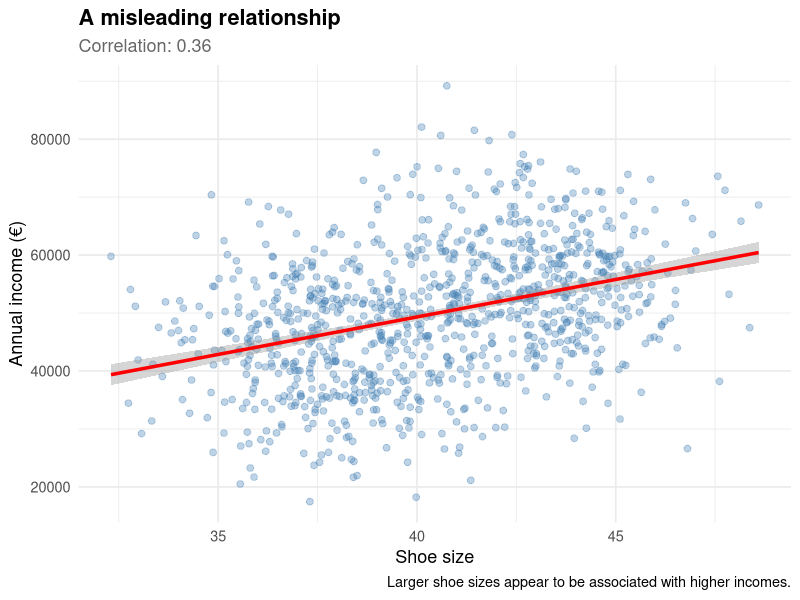
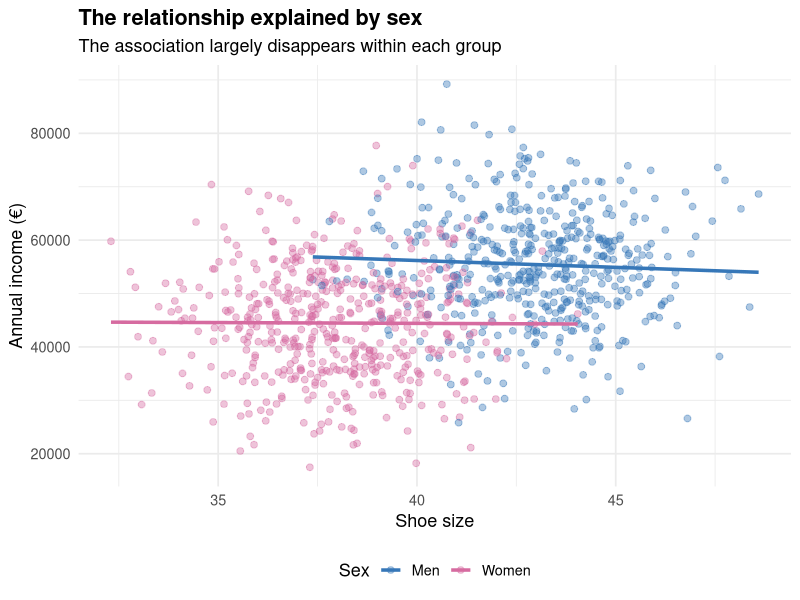
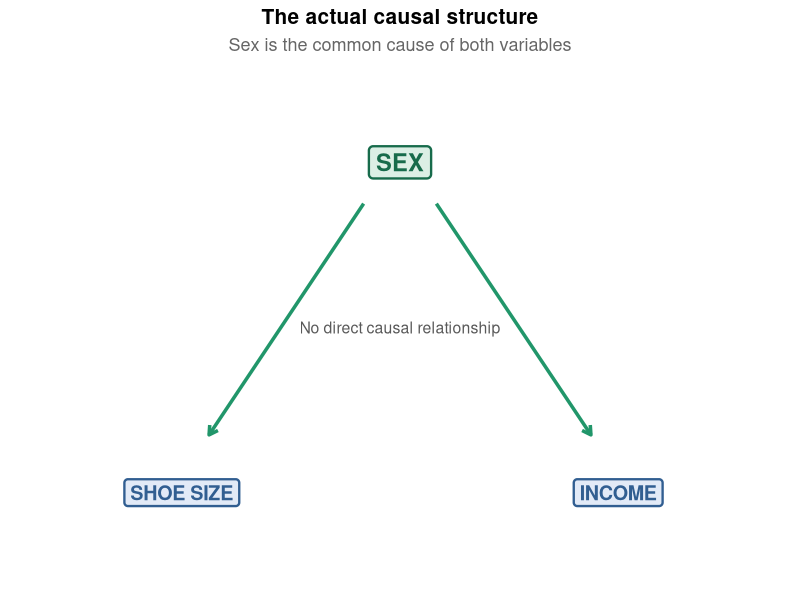
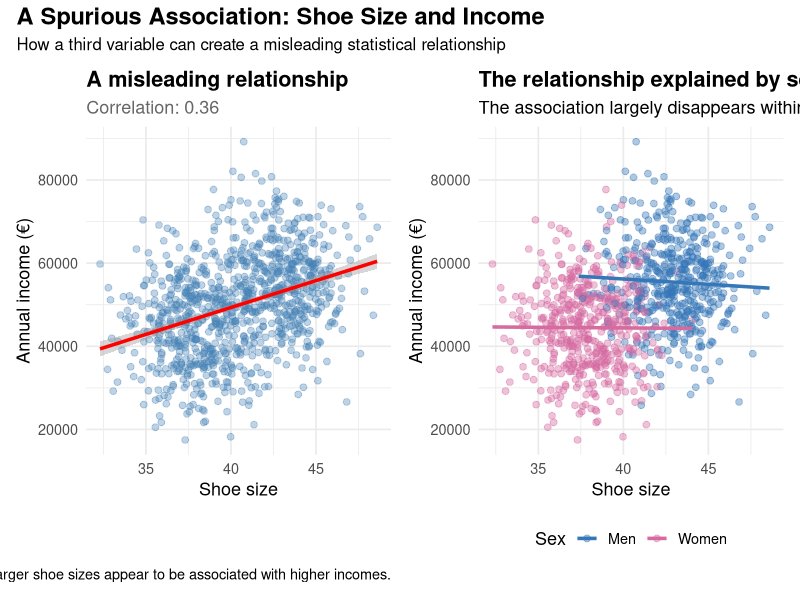
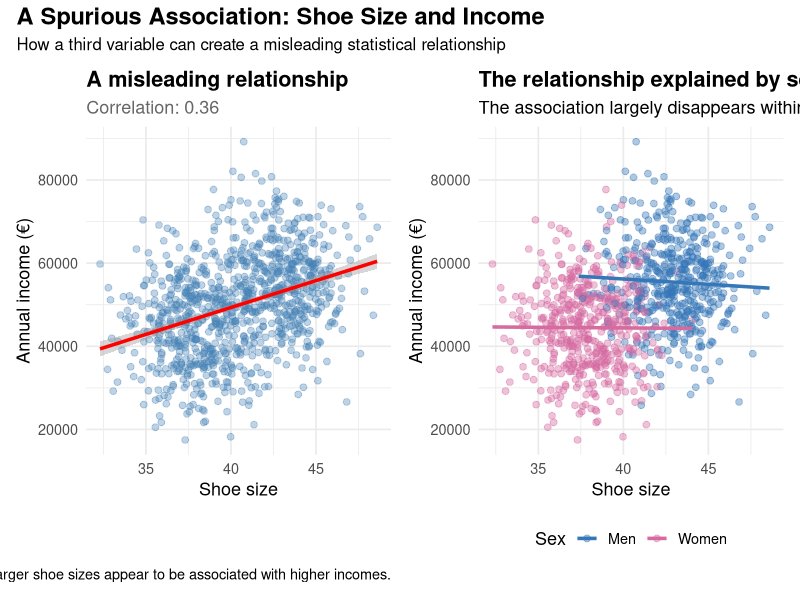
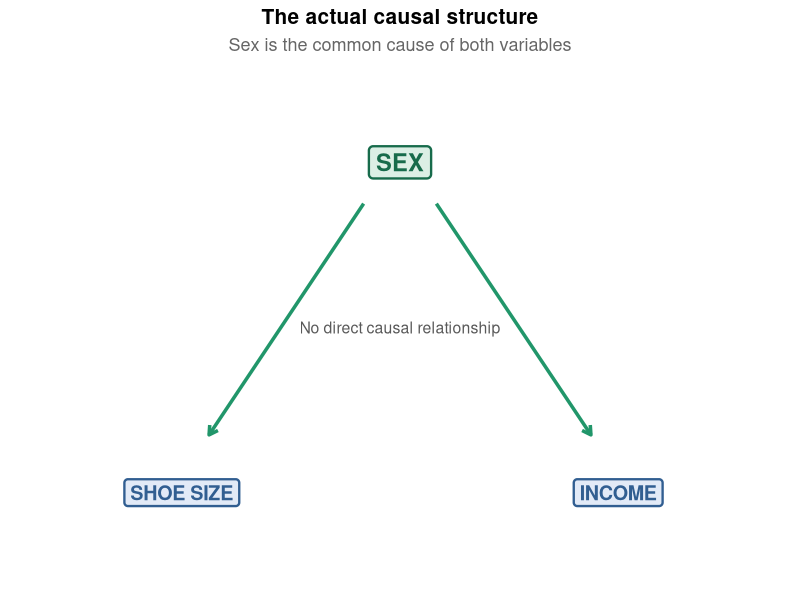

The R script that drew these images, in order:

############################################################
# BOOK EXAMPLE: SPURIOUS ASSOCIATION
# Shoe Size and Income: The Role of Sex
############################################################

# ----------------------------------------------------------
# 1. INTRODUCTION
# ----------------------------------------------------------

# Imagine observing that people with larger shoe sizes
# tend to have higher incomes.
#
# Does wearing larger shoes lead to a higher income?
# Does earning more money make someone's feet grow?
#
# Neither explanation makes sense.
#
# The apparent relationship is explained by a third
# variable: SEX.
#
# In this simplified example, men tend to have larger
# shoe sizes and higher average incomes than women.
#
# Consequently, when both groups are considered together,
# shoe size and income appear to be associated.
#
# This is called a SPURIOUS ASSOCIATION.
#
# The relationship is not caused by shoe size influencing
# income, or income influencing shoe size. Instead, both
# variables are associated with a third variable.


# ----------------------------------------------------------
# 2. LOAD PACKAGES
# ----------------------------------------------------------

library(ggplot2)
library(dplyr)
library(patchwork)


# ----------------------------------------------------------
# 3. SIMULATE DATA
# ----------------------------------------------------------

set.seed(123)

n <- 1000

data <- data.frame(
  sex = sample(c("Women", "Men"), n, replace = TRUE)
)

# Shoe size depends on sex

data$shoe_size <- ifelse(
  data$sex == "Men",
  rnorm(n, mean = 43, sd = 2),
  rnorm(n, mean = 38, sd = 2)
)

# Income depends on sex

data$income <- ifelse(
  data$sex == "Men",
  rnorm(n, mean = 55000, sd = 10000),
  rnorm(n, mean = 45000, sd = 10000)
)

data$sex <- factor(data$sex)


# ----------------------------------------------------------
# 4. ANALYSE THE RELATIONSHIP
# ----------------------------------------------------------

# Overall correlation

overall_correlation <- cor(
  data$shoe_size,
  data$income
)

cat("\nOVERALL CORRELATION:\n")
print(overall_correlation)


# Correlations within each group

group_correlations <- data %>%
  group_by(sex) %>%
  summarise(
    correlation = cor(shoe_size, income),
    n = n(),
    .groups = "drop"
  )

cat("\nCORRELATIONS WITHIN EACH GROUP:\n")
print(group_correlations)


# Compare average shoe size and income

group_means <- data %>%
  group_by(sex) %>%
  summarise(
    mean_shoe_size = mean(shoe_size),
    mean_income = mean(income),
    .groups = "drop"
  )

cat("\nGROUP MEANS:\n")
print(group_means)


# ----------------------------------------------------------
# 5. GRAPH 1: THE SPURIOUS ASSOCIATION
# ----------------------------------------------------------

# First, consider the relationship without distinguishing
# between men and women.
#
# The graph suggests that larger shoe sizes are associated
# with higher incomes.
#
# However, this apparent relationship is misleading.

p1 <- ggplot(
  data,
  aes(x = shoe_size, y = income)
) +
  geom_point(
    alpha = 0.35,
    color = "steelblue",
    size = 2
  ) +
  geom_smooth(
    method = "lm",
    se = TRUE,
    color = "red",
    linewidth = 1.2
  ) +
  labs(
    title = "A misleading relationship",
    subtitle = paste(
      "Correlation:",
      round(overall_correlation, 2)
    ),
    x = "Shoe size",
    y = "Annual income (€)",
    caption = paste(
      "Larger shoe sizes appear to be associated",
      "with higher incomes."
    )
  ) +
  theme_minimal(base_size = 13) +
  theme(
    plot.title = element_text(face = "bold"),
    plot.subtitle = element_text(color = "grey40")
  )

print(p1)


# ----------------------------------------------------------
# 6. GRAPH 2: REVEALING THE THIRD VARIABLE
# ----------------------------------------------------------

# Now distinguish between men and women.
#
# We can see that the two groups differ in both shoe size
# and average income.
#
# Within each group, however, there is no systematic
# relationship between shoe size and income.
#
# The apparent overall relationship is therefore explained
# by differences between the groups.

p2 <- ggplot(
  data,
  aes(
    x = shoe_size,
    y = income,
    color = sex
  )
) +
  geom_point(
    alpha = 0.4,
    size = 2
  ) +
  geom_smooth(
    method = "lm",
    se = FALSE,
    linewidth = 1.2
  ) +
  scale_color_manual(
    values = c(
      "Women" = "#D66BA0",
      "Men" = "#3677B8"
    )
  ) +
  labs(
    title = "The relationship explained by sex",
    subtitle = "The association largely disappears within each group",
    x = "Shoe size",
    y = "Annual income (€)",
    color = "Sex"
  ) +
  theme_minimal(base_size = 13) +
  theme(
    plot.title = element_text(face = "bold"),
    legend.position = "bottom"
  )

print(p2)


# ----------------------------------------------------------
# 7. GRAPH 3: THE CAUSAL DIAGRAM
# ----------------------------------------------------------

# The actual causal structure in this simulation:
#
#                  SEX
#                 /   \
#                v     v
#          SHOE SIZE  INCOME
#
# Sex influences both shoe size and income.
#
# There is NO causal arrow between shoe size and income.
#
# The association between the two variables is spurious.

causal_graph <- ggplot() +

  # Sex node

  annotate(
    "label",
    x = 2,
    y = 3,
    label = "SEX",
    size = 6,
    fontface = "bold",
    fill = "#DCEFE5",
    color = "#176B4B",
    label.size = 0.8
  ) +

  # Shoe size node

  annotate(
    "label",
    x = 0.8,
    y = 1,
    label = "SHOE SIZE",
    size = 5,
    fontface = "bold",
    fill = "#E2EAF7",
    color = "#315E91",
    label.size = 0.8
  ) +

  # Income node

  annotate(
    "label",
    x = 3.2,
    y = 1,
    label = "INCOME",
    size = 5,
    fontface = "bold",
    fill = "#E2EAF7",
    color = "#315E91",
    label.size = 0.8
  ) +

  # Arrow from sex to shoe size

  annotate(
    "segment",
    x = 1.8,
    y = 2.75,
    xend = 0.95,
    yend = 1.35,
    linewidth = 1.2,
    color = "#21966A",
    arrow = arrow(length = unit(0.25, "cm"))
  ) +

  # Arrow from sex to income

  annotate(
    "segment",
    x = 2.2,
    y = 2.75,
    xend = 3.05,
    yend = 1.35,
    linewidth = 1.2,
    color = "#21966A",
    arrow = arrow(length = unit(0.25, "cm"))
  ) +

  annotate(
    "text",
    x = 2,
    y = 2,
    label = "No direct causal relationship",
    size = 4,
    color = "grey35"
  ) +

  coord_cartesian(
    xlim = c(0, 4),
    ylim = c(0.5, 3.5)
  ) +

  labs(
    title = "The actual causal structure",
    subtitle = "Sex is the common cause of both variables"
  ) +

  theme_void(base_size = 13) +

  theme(
    plot.title = element_text(
      face = "bold",
      hjust = 0.5,
      size = 15
    ),
    plot.subtitle = element_text(
      hjust = 0.5,
      color = "grey40"
    )
  )

print(causal_graph)


# ----------------------------------------------------------
# 8. COMBINE THE GRAPHS
# ----------------------------------------------------------

# Present the misleading relationship, the explanation,
# and the causal structure together.

combined_plot <- (p1 | p2) +
  plot_annotation(
    title = "A Spurious Association: Shoe Size and Income",
    subtitle = paste(
      "How a third variable can create a misleading",
      "statistical relationship"
    ),
    theme = theme(
      plot.title = element_text(
        size = 17,
        face = "bold"
      ),
      plot.subtitle = element_text(size = 12)
    )
  )

print(combined_plot)


# ----------------------------------------------------------
# 9. SAVE THE FIGURES
# ----------------------------------------------------------

ggsave(
  "spurious_association_shoe_size_income.png",
  combined_plot,
  width = 14,
  height = 11,
  dpi = 300
)

ggsave(
  "causal_diagram.png",
  causal_graph,
  width = 8,
  height = 5,
  dpi = 300
)


# ----------------------------------------------------------
# 10. EXPLANATION FOR THE BOOK
# ----------------------------------------------------------

cat("

========================================================
BOOK EXPLANATION
========================================================

A SPURIOUS RELATIONSHIP: SHOE SIZE AND INCOME

Imagine observing a dataset in which people with larger
shoe sizes tend to have higher incomes.

At first glance, this might suggest that shoe size and
income are somehow related.

However, consider whether either variable could plausibly
cause the other.

It is difficult to argue that wearing larger shoes
increases one's earning potential, or that earning more
money causes one's feet to grow.

The apparent relationship has a different explanation:
sex.

In our simplified example, men tend to have larger shoe
sizes and higher average incomes than women. When both
groups are considered together, these differences create
an apparent association between shoe size and income.

Once we distinguish between men and women, the relationship
largely disappears. The association was therefore not
evidence of a causal relationship between shoe size and
income.

Instead, it was a spurious association arising because
both variables were related to a third variable.

IMPORTANT TAKEAWAY:

Two variables can be statistically associated without
one causing the other. A third variable may explain why
they appear to be related.

========================================================

")


# ----------------------------------------------------------
# 11. FINAL METHODOLOGICAL NOTE
# ----------------------------------------------------------

# This is a deliberately simplified teaching example.
#
# The simulation assumes that shoe size and income are
# independently generated within each sex.
#
# Therefore, there is no causal effect of shoe size on
# income, and no causal effect of income on shoe size.
#
# The overall association arises entirely from differences
# between the two groups.
#
# This illustrates why observing a statistical association
# alone is insufficient to establish causality.
#
# Note: The example represents a hypothetical data-generating
# process, not a universal empirical claim about sex and income.
